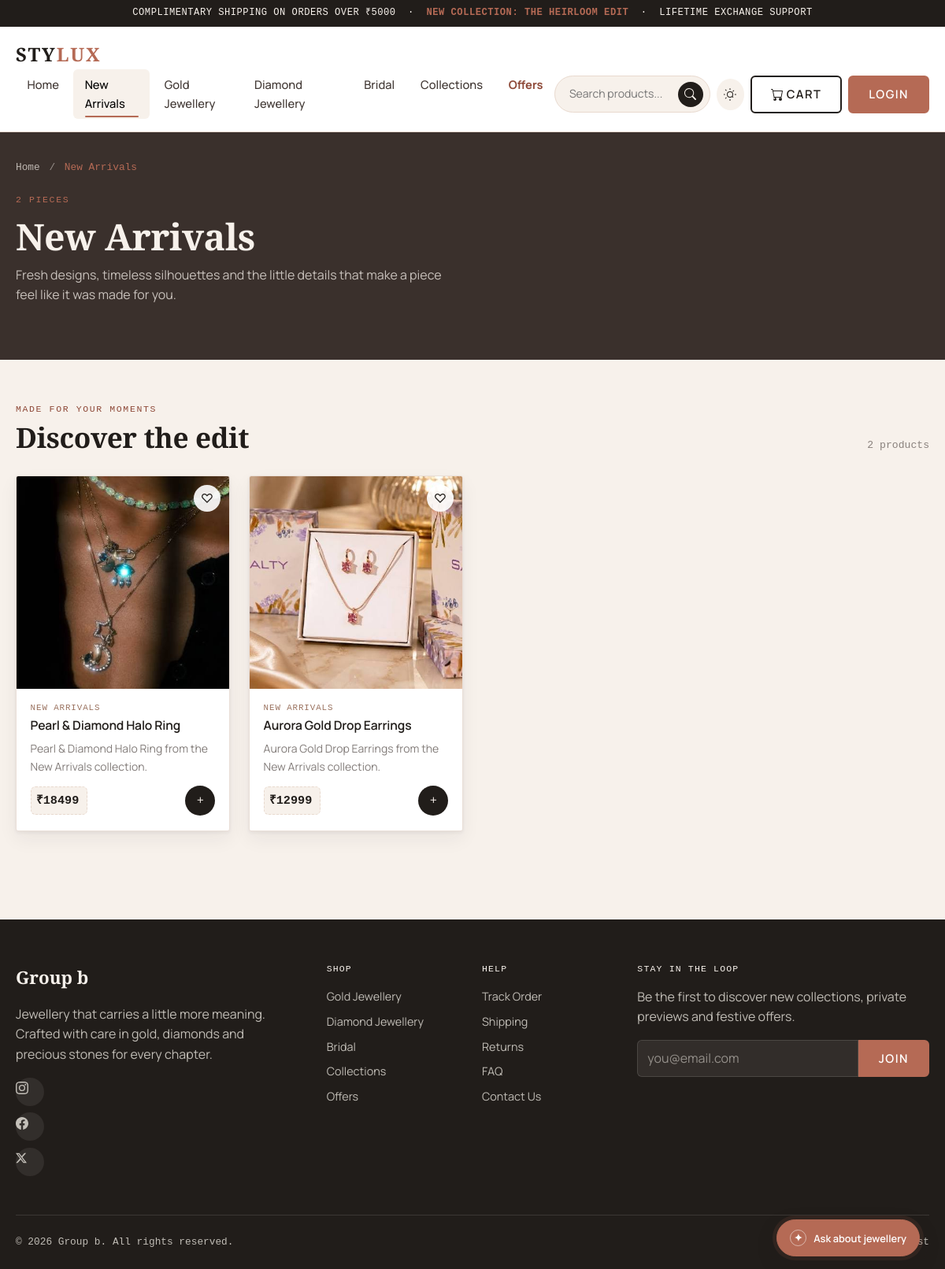
Page /new-arrivals/ on the committed database.
### core/models.py (models this page shows, shortened)
class Category(models.Model):
    name = models.CharField(max_length=100, unique=True)
    slug = models.SlugField(max_length=100, unique=True, blank=True, null=True)
    image = models.ImageField(upload_to="Media/", blank=True, null=True)
    description = models.TextField(blank=True)
    created_at = models.DateTimeField(auto_now_add=True)
    class Meta:
        db_table = "core_category_choices"

class Product(models.Model):
    name = models.CharField(max_length=160)
    category = models.ForeignKey(Category, related_name="products", on_delete=models.CASCADE)
    price = models.DecimalField(max_digits=12, decimal_places=2)
    image_url = models.ImageField(upload_to="Media/", blank=True, null=True)
    description = models.TextField(blank=True)
    is_featured = models.BooleanField(default=False)
    is_active = models.BooleanField(default=True)
    created_at = models.DateTimeField(auto_now_add=True)
    class Meta:
        ordering = ("-is_featured", "-created_at", "name")
    @property
    def local_image_url(self):
        if not self.image_url or not self.image_url.name:
            return ""
        media_root = Path(settings.MEDIA_ROOT).resolve()
        try:
            image_path = Path(self.image_url.path).resolve()
            image_path.relative_to(media_root)
        except (ValueError, OSError):
            return ""
        return self.image_url.url if image_path.is_file() else ""

### core/views.py (the view)
# urls.py: path('new-arrivals/', new_arrivals, name="new_arrivals"),
def new_arrivals(request):
    return render(request, "new_arrivals.html", _catalog_context("new_arrivals"))

### core/views.py (called while the page is built)
def _active_products(category_slug=None):
    products = Product.objects.filter(is_active=True)
    if category_slug:
        aliases = CATEGORY_SLUG_ALIASES.get(category_slug, [category_slug])
        products = products.filter(
            Q(category__slug__in=aliases)
            | Q(category__name__iexact=aliases[0].replace("_jewellery", ""))
            | Q(category__name__icontains=aliases[0].split("_")[0])
        )
    return products

def _catalog_context(category_slug=None):
    return {"products": _active_products(category_slug)}

### core/templates/new_arrivals.html
{% include "catalog_page.html" with page_key="new_arrivals" page_title="New Arrivals" page_description="Fresh designs, timeless silhouettes and the little details that make a piece feel like it was made for you." %}

### core/templates/catalog_page.html (shortened to what this page needs)
<!DOCTYPE html>
{% load static %}
<html lang="en">
<head>
<link href="https://cdn.jsdelivr.net/npm/bootstrap@5.3.3/dist/css/bootstrap.min.css" rel="stylesheet">
<link rel="stylesheet" href="{% static "css/style.css" %}?v=5">
</head>
<body data-page="{{ page_key }}">
{% include "navbar.html" %}
<section class="cat-hero">
  <div class="container-shop" data-parallax="0.06">
    <nav class="breadcrumb-shop mb-3" style="font-family: var(--font-mono); font-size:.8rem;">
      <a href="{% url "home" %}">Home</a> <span class="mx-1" style="opacity:.5;">/</span> <span class="current">{{ page_title }}</span>
    </nav>
    <span class="eyebrow">{{ products|length }} pieces</span>
    <h1 class="mt-2 mb-2">{{ page_title }}</h1>
    <p style="opacity:.75; max-width: 560px;">{{ page_description }}</p>
  </div>
</section>
<section class="py-5 reveal-on-scroll" data-reveal="scale">
  <div class="container-shop">
    <div class="section-head">
      <div>
        <span class="eyebrow">Made for your moments</span>
        <h2>Discover the edit</h2>
      </div>
      <span style="font-family: var(--font-mono); font-size:.82rem; opacity:.6;">{{ products|length }} products</span>
    </div>
    {% if products %}
    <div class="row g-4">
      {% for product in products %}
        {% include "product_card.html" with product=product %}
      {% endfor %}
    </div>
    {% endif %}
  </div>
</section>
{% include "footer.html" %}
{% include "ai_pop.html" %}
<div id="cartToastWrap" class="toast-container position-fixed bottom-0 end-0 p-3"></div>
</body>
</html>

### core/templates/product_card.html
{% load static %}
<div class="col-6 col-md-4 col-lg-3 reveal-on-scroll" data-reveal="scale">
  <div class="product-card" data-product data-id="{{ product.pk }}" data-name="{{ product.name }}" data-price="{{ product.price }}"{% if product.local_image_url %} data-image="{{ product.local_image_url }}"{% endif %} data-category="{{ product.category.name }}">
    <div class="product-media">
      <button class="wishlist-btn" type="button" aria-label="Add {{ product.name }} to wishlist">♡</button>
      {% if product.local_image_url %}<img src="{{ product.local_image_url }}" alt="{{ product.name }}" loading="lazy">{% endif %}
    </div>
    <div class="product-body">
      <div class="product-cat">{{ product.category.name }}</div>
      <h3 class="product-name">{{ product.name }}</h3>
      {% if product.description %}<p class="small mb-2" style="opacity:.65;">{{ product.description|truncatechars:68 }}</p>{% endif %}
      <div class="product-footer">
        <span class="swing-tag">₹{{ product.price|floatformat:0 }}{% if product.original_price %} <span class="was">₹{{ product.original_price|floatformat:0 }}</span>{% endif %}</span>
        <button class="add-cart-btn" type="button" data-add-to-cart aria-label="Add {{ product.name }} to cart">+</button>
      </div>
    </div>
  </div>
</div>

### rows in the picture
Category: name "New Arrivals"
Product: local_image_url (picture), category.name "NEW ARRIVALS", name "Pearl & Diamond Halo Ring", description "Pearl & Diamond Halo Ring from the New Arrivals collection.", price "18499"
Product: local_image_url (picture), category.name "NEW ARRIVALS", name "Aurora Gold Drop Earrings", description "Aurora Gold Drop Earrings from the New Arrivals collection.", price "12999"

### other values in the picture
{{ products|length }} "2"
{{ page_description }} "Fresh designs, timeless silhouettes and the little details that make a piece feel like it was made for you."
